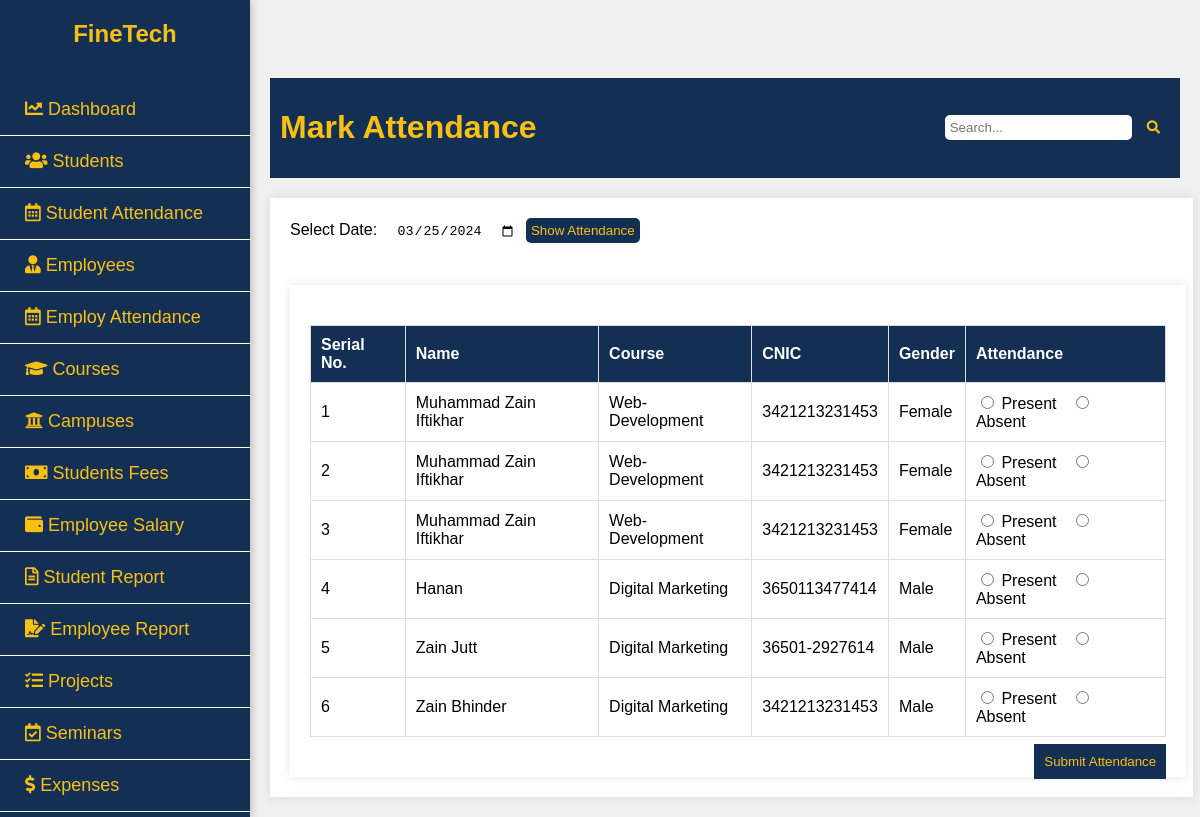
Screenshot of /model/mark_attendance.php (signed in) with the database file from the repository.
### tables this page shows
CREATE TABLE `students` (
  `id` int(100) NOT NULL,
  `name` varchar(100) NOT NULL,
  `image` varchar(255) NOT NULL,
  `course` varchar(100) NOT NULL,
  `fees` int(100) NOT NULL,
  `paid` int(100) NOT NULL,
  `contact` varchar(255) NOT NULL,
  `email` varchar(100) NOT NULL,
  `cnic` varchar(255) NOT NULL,
  `dob` varchar(100) NOT NULL,
  `doa` varchar(255) NOT NULL,
  `status` varchar(255) NOT NULL,
  `doc` varchar(255) NOT NULL,
  `gender` varchar(100) NOT NULL,
  `address` varchar(1000) NOT NULL
);

### model/mark_attendance.php (the view, shortened to what this page needs)
<?php
$servername = "localhost";
$username = "root";
$password = "";
$database = "finetech";
$link = mysqli_connect($servername, $username, $password, $database);
$query_students = "SELECT * FROM students WHERE status = 'Enrolled'";;
$result_students = mysqli_query($link, $query_students);
$attendance_date = isset($_POST['date']) ? $_POST['date'] : date('Y-m-d');
$existing_attendance = [];
?>
<!DOCTYPE html>
<html lang="en">
<head>
</head>
<body>
     <?php include('sidebar.php'); ?>
    <div class="container">
             <div class="content">
<div class="header">
    <h1 style="color:#f9c013;">Mark Attendance</h1>
    <div class="search-bar">
        <input type="text" id="search-input" placeholder="Search...">
        <button><i class="fas fa-search"></i></button>
    </div>
</div>
    <div class="container2">
        <div class="header1">
            <div class="search-bar">
                <form method="post">
                    <label for="date">Select Date:</label>
                    <input type="date" id="date" name="date" value="<?php echo $attendance_date; ?>">
                    <input type="submit" class="button show-attendance" value="Show Attendance">
                </form>
            </div>
        </div>
        <div class="container2">
            <form method="post" action="../controller/insert_student_attendance.php">
                <table>
                    <thead>
                        <tr>
                            <th>Serial No.</th>
                            <th>Name</th>
                            <th>Course</th>
                            <th>CNIC</th>
                            <th>Gender</th>
                            <th>Attendance</th>
                        </tr>
                    </thead>
                    <tbody>
                        <?php
                        $serial_number = 1;
                        while ($row = mysqli_fetch_assoc($result_students)) {
                        ?>
                            <tr>
                                <td><?php echo $serial_number++; ?></td>
                                <td><?php echo $row['name']; ?></td>
                                <td><?php echo $row['course']; ?></td>
                                <td><?php echo $row['cnic']; ?></td>
                                <td><?php echo $row['gender']; ?></td>
                                <td>
                                    <?php
                                    $student_id = $row['id'];
                                    $attendance_status = isset($existing_attendance[$student_id]) ? $existing_attendance[$student_id] : '';
                                    ?>
                                    <label><input type="radio" name="attendance[<?php echo $student_id; ?>]" value="Present" <?php echo $attendance_status === 'Present' ? 'checked' : ''; ?>> Present</label>
                                    <label><input type="radio" name="attendance[<?php echo $student_id; ?>]" value="Absent" <?php echo $attendance_status === 'Absent' ? 'checked' : ''; ?>> Absent</label>
                                </td>
                            </tr>
                        <?php } ?>
                    </tbody>
                </table>
                <input type="submit" style="margin-top:7px;" class="button" value="Submit Attendance">
            </form>
        </div>
    </div>
</div>
</body>
</html>

### model/sidebar.php (shortened to what this page needs)
<!DOCTYPE html>
<html lang="en">
<head>
    <link rel="stylesheet" href="../view/sidebar.css" />
    <link rel="stylesheet" href="https://cdnjs.cloudflare.com/ajax/libs/font-awesome/5.15.3/css/all.min.css">
</head>
<body>
<?php
$conn = mysqli_connect("localhost", "root", "", "finetech");
$query = mysqli_prepare($conn, "SELECT * FROM userdata WHERE email = ?");
mysqli_stmt_bind_param($query, "s", $_SESSION['email']);
mysqli_stmt_execute($query);
$result = mysqli_stmt_get_result($query);
while ($row = mysqli_fetch_array($result)) {
    $role = $row['role'];
}
if ($role == 'Admin') {
    ?>
    <div class="sidebar">
       <div class="logo">
            <h2 style="color:#f9c013;">FineTech</h2>
        </div>
        <ul class="menu">
            <li class="menu-item">
                <a href="index.php"><i class="fas fa-chart-line"></i> Dashboard</a>
            </li>
            <li class="menu-item">
                <a href="students.php"><i class="fas fa-users"></i> Students</a>
            </li>
            <li class="menu-item with-dropdown">
                <a href="student_attendence.php"><i class="far fa-calendar-alt"></i> Student Attendance</a>
            </li>
            <li class="menu-item">
                <a href="employee.php"><i class="fas fa-user-tie"></i> Employees</a>
            </li>
            <li class="menu-item with-dropdown">
                <a href="employee_attendence.php"><i class="far fa-calendar-alt"></i> Employ Attendance</a>
            </li>
            <li class="menu-item">
                <a href="courses.php"><i class="fas fa-graduation-cap"></i> Courses</a>
            </li>
            <li class="menu-item">
                <a href="campuses.php"><i class="fa fa-university"></i> Campuses</a>
            </li>
            <li class="menu-item">
                <a href="student_fees.php"><i class="fas fa-money-bill"></i> Students Fees</a>
            </li>
            <li class="menu-item">
                <a href="employee_salary.php"><i class="fas fa-wallet"></i> Employee Salary</a>
            </li>
            <li class="menu-item">
                <a href="student_report.php"><i class="far fa-file-alt"></i> Student Report</a>
            </li>
            <li class="menu-item">
                <a href="employee_report.php"><i class="fas fa-file-signature"></i> Employee Report</a>
            </li>
            <li class="menu-item">
                <a href="projects.php"><i class="fas fa-tasks"></i> Projects</a>
            </li>
            <li class="menu-item">
                <a href="seminars.php"><i class="far fa-calendar-check"></i> Seminars</a>
            </li>
            <li class="menu-item">
                <a href="expense.php"><i class="fas fa-dollar-sign"></i> Expenses</a>
            </li>
            <li class="menu-item">
                <a href="user.php"><i class="fas fa-users"></i> Users</a>
            </li>
        </ul>
    </div>
<?php } ?>
<div class="content">
</div>
</body>
</html>

### view/sidebar.css (style rules this page uses)
:root { --navy-blue: #133054; }
body { text-decoration: none; font-family: Arial, sans-serif; margin: 0; padding: 0; background-color: #f0f0f0; }
.sidebar { height: 100%; width: 250px; position: fixed; top: 0; left: 0; background-color: var(--navy-blue); color: #f9c013; transition: width 0.3s; overflow-y: auto; box-shadow: 0 0 10px rgba(0, 0, 0, 0.3); }
.logo { padding: 20px 0; text-align: center; }
.logo h2 { margin: 0; font-size: 24px; }
.menu { list-style: none; padding: 0; }
.menu-item { position: relative; }
.menu-item a { padding: 15px 25px; text-decoration: none; font-size: 18px; color: #f9c013; display: block; transition: background 0.3s, color 0.3s; border-bottom: 1px solid #fff; }
.content { margin-left: 250px; padding: 20px; transition: margin-left 0.3s; }

### model/mark_attendance.php (style rules this page uses)
.header { margin-left:0px; display: flex; justify-content: space-between; align-items: center; color: #f9c013; background-color: #133054; padding: 10px; }
.search-bar { display: flex; align-items: center; }
.search-bar input { padding: 5px; border: none; border-radius: 5px; margin-right: 5px; }
.search-bar button { background-color: #133054; color: #f9c013; border: none; border-radius: 5px; padding: 5px 10px; cursor: pointer; }
.container2 { width: 97%; margin-left:0px; margin-top: 20px; background-color: #fff; padding: 20px; box-shadow: 0 0 10px rgba(0, 0, 0, 0.1); }
h1 { color: #133054; }
form { margin-bottom: 20px; }
label { margin-right: 10px; }
table { width: 100%; border-collapse: collapse; margin-top: 20px; }
table, th, td { border: 1px solid #ddd; }
th, td { padding: 10px; text-align: left; }
th { background-color: #133054; color: white; }
.button { padding: 10px; float:right; background-color: #133054; color: #f9c013; border: none; }

### rows the page displays
students: name "Muhammad Zain Iftikhar", course "Web-Development", cnic "3421213231453", gender "Female", id "☐ Present", id "☐ Absent"
students: name "Muhammad Zain Iftikhar", course "Web-Development", cnic "3421213231453", gender "Female", id "☐ Present", id "☐ Absent"
students: name "Muhammad Zain Iftikhar", course "Web-Development", cnic "3421213231453", gender "Female", id "☐ Present", id "☐ Absent"
students: name "Hanan", course "Digital Marketing", cnic "3650113477414", gender "Male", id "☐ Present", id "☐ Absent"
students: name "Zain Jutt", course "Digital Marketing", cnic "36501-2927614", gender "Male", id "☐ Present", id "☐ Absent"
students: name "Zain Bhinder", course "Digital Marketing", cnic "3421213231453", gender "Male", id "☐ Present", id "☐ Absent"
